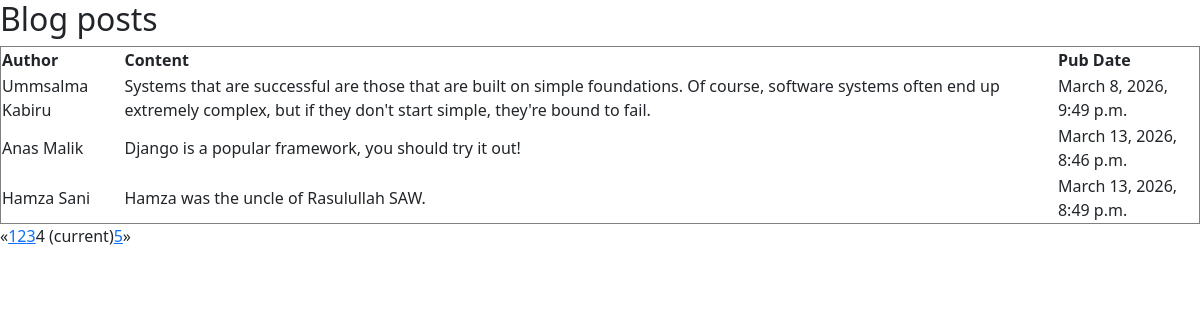
Page /cacheblog/blog/?page=4 on the committed database.
### cacheblog/models.py (models this page shows)
class Blog(models.Model):
    author = models.CharField(blank=False, null=False)
    content = models.TextField()
    pub_date = models.DateTimeField(auto_now_add=True)

### cacheblog/views.py (the view)
# urls.py: path('blog/', views.paginated_blogposts),
def paginated_blogposts(request):
    posts_list = Blog.objects.all()
    page = request.GET.get('page', 1)
    paginator = Paginator(posts_list, 3)
    try:
        posts = paginator.page(page)
    except PageNotAnInteger:
        posts = paginator.page(1)
    except EmptyPage:
        posts = paginator.page(paginator.num_pages)
    return render(request, 'blog.html', {'posts': posts})

### cacheblog/templates/blog.html (shortened to what this page needs)
<!doctype html>
<html lang="en">
  <head>
    <link rel="stylesheet" href="https://cdn.jsdelivr.net/npm/bootstrap@5.3.8/dist/css/bootstrap.min.css">
  </head>
  <body>
    <h2>Blog posts</h2>
    <table border="1">
      <thead>
        <tr>
          <th>Author</th>
          <th>Content</th>
          <th>Pub Date</th>
        </tr>
      </thead>
      <tbody>
        {% for post in posts%}
        <tr>
          <td>{{post.author}}</td>
          <td>{{post.content}}</td>
          <td>{{post.pub_date}}</td>
        </tr>
        {% endfor %}
      </tbody>
    </table>
    {% if posts.has_other_pages %}
    <ul class="pagination">
        {% if users.has_previous%}
        <li><a href="?page={{posts.previous_post_number}}">&laquo;</a></li>
        {% else %}
         <li class="disabled"><span>&laquo;</span></li>
          {% endif %}
          {% for i in posts.paginator.page_range %}
           {% if posts.number == i %}
            <li class="active"><span>{{ i }} <span class="sr-only">(current)</span></span></li>
             {% else %}
             <li><a href="?page={{ i }}">{{ i }}</a></li>
             {% endif %}
             {% endfor %}
               {% if users.has_next %}
                 <li><a href="?page={{ posts.next_page_number }}">&raquo;</a></li>
                 {% else %}
                  <li class="disabled"><span>&raquo;</span></li>
                  {% endif %}
    </ul>
    {% endif %}
  </body>
</html>

### rows in the picture
Blog: author "Ummsalma Kabiru", content "Systems that are successful are those that are built on simple foundations. Of course, software systems often end up extremely complex, but if they don't start simple, they're bound to fail.", pub_date "March 8, 2026, 9:49 p.m."
Blog: author "Anas Malik", content "Django is a popular framework, you should try it out!", pub_date "March 13, 2026, 8:46 p.m."
Blog: author "Hamza Sani", content "Hamza was the uncle of Rasulullah SAW.", pub_date "March 13, 2026, 8:49 p.m."

### other values in the picture
{{ i }} "1" "2" "3" "5"
{{ i }} "4"
